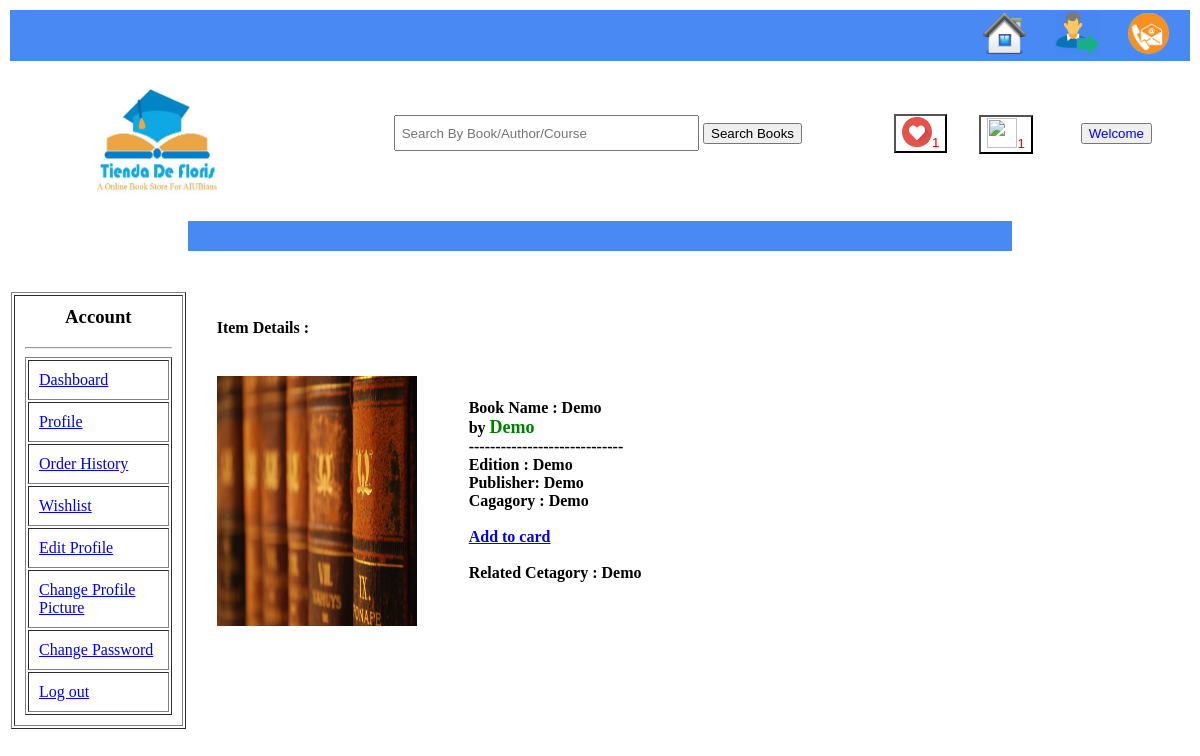
Page /app/controller/User/item.php on the earlier database version.
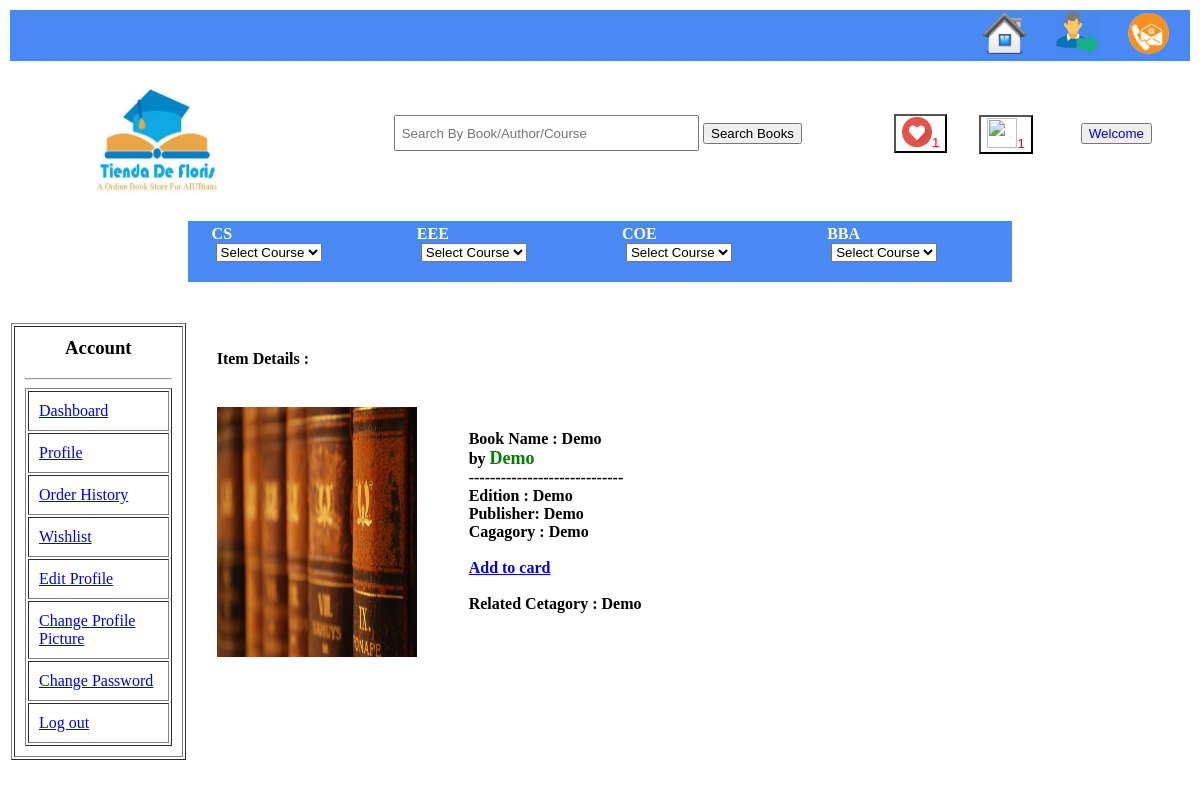
Same page on the later database version.
### tables this page shows
CREATE TABLE `department` (
  `dept_id` int(255) NOT NULL,
  `name` varchar(255) NOT NULL
);

### data/data_access_for_course.php (called while the page is built, shortened)
<?php
    $host="localhost";
    $user="root";
    $pass="";
    $dbname="BookStore_DB";
    function executeSQLc($sql){
        global $host, $user, $pass, $dbname, $port;
        $link=mysqli_connect($host, $user, $pass, $dbname);
		if($link){
			$result = mysqli_query($link, $sql);
		}
		else
			echo "NOT Connected";
        return $result;
    }
?>

### data/course_data_access.php (called while the page is built, shortened)
<?php include(dirname(__DIR__).'/data/data_access_for_course.php'); ?>
<?php
function getAllDeptFromDb(){
        $sql = "SELECT * FROM department";
        $result = executeSQLc($sql);
        $dept = array();
        for($i=0; $row=mysqli_fetch_assoc($result); ++$i){
            $dept[$i] = $row;
        }
        return $dept;
    }
	function  getCourseByDeptFromDb($dept){
		$sq11="SELECT * FROM department WHERE name LIKE '%$dept%'";
		$r1=executeSQLc($sq11);
		 $deptid = array();
        for($i=0; $row = mysqli_fetch_assoc($r1); ++$i){
            $deptid[$i] = $row;
        }
		$id=$deptid[0]['dept_id'];
        $sql = "SELECT * FROM course WHERE dept_id LIKE '%$id%'";
        $result = executeSQLc($sql);
         $course = array();
        for($i=0; $row = mysqli_fetch_assoc($result); ++$i){
            $course[$i] = $row;
        }
        return $course;
    }
?>

### service/course.php (called while the page is built, shortened)
<?php dirname(__DIR__); include(dirname(__DIR__).'/data/course_data_access.php');
	function getCourseByDept($dept){
        return getCourseByDeptFromDb($dept);
    }
	function getAllDept(){
        return getAllDeptFromDb();
    }
	?>

### app/controller/shared/dept_course_fetcher.php (the view, shortened to what this page needs)
<?php
	include(dirname(__DIR__).'/../../service/course.php');
	$fetchedDept=getAllDept();
	foreach($fetchedDept as $dept){
		$fetchedCourse=getCourseByDept($dept['name']);
		?>
		           <td>
						<form>
							<b> <font color="ffffff">&nbsp;&nbsp;&nbsp;&nbsp;&nbsp<?php  echo $dept['name']?> </font></b><br/>
							<select name="dept">
							<option value="">Select Course</option>
							</select>
						</form>
						</td>
	<?php  } ?>

### app/controller/User/user_header_view.php (shortened to what this page needs)
<html>
	<head>
	</head>
	<body  align="center" width="80%">
		<header>
			<table width="100%" align="center" border="0">
				<tr id="row1" >
					<td  width="100%" height="40px" align="right">
						<a href="home.php" id="home"><img src="home2.png" width="45px" height="45px"/></a>&nbsp;&nbsp;&nbsp;&nbsp;&nbsp;&nbsp;
						<a href="logout.php"id="log"><img src="logout.png" width="45px" height="45px"/></a> &nbsp;&nbsp; &nbsp;&nbsp;
						<a href="contact.php" id="contact"><img src="contactus.png"  height="43px" /></a> &nbsp;&nbsp;&nbsp;&nbsp;
					</td>
				</tr>
			</table>
			<table border="0" width="100%">
				<tr valign="center">
					<td width="25%" align="center"><img src="logo.jpg" height="150px" width="120"</td>
					<td width="50%" align="center">
						<form action="">
							<input type="text" height="31" name="string"placeholder=" Search By Book/Author/Course" size="35" id="searchBox"/>
							<button>Search Books</button>
						</form>
					</td>
					<td>
					<form action="../../../App/Controller/Shared/wishlist_details.php"><button id="wishD"><img src="wishlist.png"width="30px" height="30px"/><font color="red" id="nwish"><?php  echo 1 ;?></font> </button></form>
					</td>
					<td>
					<form action="../../../App/Controller/Shared/Cart_details.php"><button id="cartD"><img src="cart.png"width="30px" height="30px"/><font color="red" id="nwish"><?php  echo 1 ;?></font> </button></form>
					</td>
					<td>
					<form action="../../../App/Controller/User/profile.php"><button><font color="blue">Welcome <br/><?php echo $_SESSION['user']['NAME'];?> </font></button></form>
					</td>
				</tr>
			</table>
			<table width=70% align="center">
				<tr id="row2" height="30px" width="100%">
							<td>
								<table width="100%"><tr/>
									<?php include(dirname(__DIR__).'/../controller/shared/dept_course_fetcher.php');?>
								</tr></table>
		</header>
		<br/> <br/>
	</body>
</html>

Differences in the rows shown:
added department: name "CS"
added department: name "EEE"
added department: name "COE"
added department: name "BBA"
